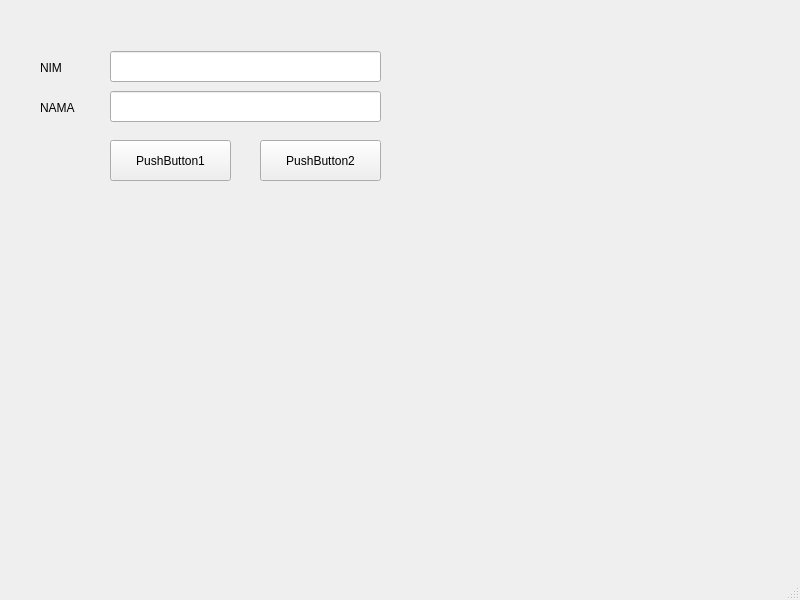
<?xml version="1.0" encoding="UTF-8"?>
<ui version="4.0">
 <class>MainWindow</class>
 <widget class="QMainWindow" name="MainWindow">
  <property name="geometry">
   <rect>
    <x>0</x>
    <y>0</y>
    <width>800</width>
    <height>600</height>
   </rect>
  </property>
  <property name="windowTitle">
   <string>MainWindow</string>
  </property>
  <widget class="QWidget" name="centralwidget">
   <widget class="QLabel" name="label">
    <property name="geometry">
     <rect>
      <x>40</x>
      <y>60</y>
      <width>55</width>
      <height>16</height>
     </rect>
    </property>
    <property name="text">
     <string>NIM</string>
    </property>
   </widget>
   <widget class="QLabel" name="label_2">
    <property name="geometry">
     <rect>
      <x>40</x>
      <y>100</y>
      <width>55</width>
      <height>16</height>
     </rect>
    </property>
    <property name="text">
     <string>NAMA</string>
    </property>
   </widget>
   <widget class="QLineEdit" name="lineEdit">
    <property name="geometry">
     <rect>
      <x>110</x>
      <y>51</y>
      <width>271</width>
      <height>31</height>
     </rect>
    </property>
   </widget>
   <widget class="QLineEdit" name="lineEdit_2">
    <property name="geometry">
     <rect>
      <x>110</x>
      <y>91</y>
      <width>271</width>
      <height>31</height>
     </rect>
    </property>
   </widget>
   <widget class="QPushButton" name="pushButton">
    <property name="geometry">
     <rect>
      <x>110</x>
      <y>140</y>
      <width>121</width>
      <height>41</height>
     </rect>
    </property>
    <property name="text">
     <string>PushButton1</string>
    </property>
   </widget>
   <widget class="QPushButton" name="pushButton_2">
    <property name="geometry">
     <rect>
      <x>260</x>
      <y>140</y>
      <width>121</width>
      <height>41</height>
     </rect>
    </property>
    <property name="text">
     <string>PushButton2</string>
    </property>
   </widget>
  </widget>
  <widget class="QMenuBar" name="menubar">
   <property name="geometry">
    <rect>
     <x>0</x>
     <y>0</y>
     <width>800</width>
     <height>26</height>
    </rect>
   </property>
  </widget>
  <widget class="QStatusBar" name="statusbar"/>
 </widget>
 <resources/>
 <connections/>
</ui>
